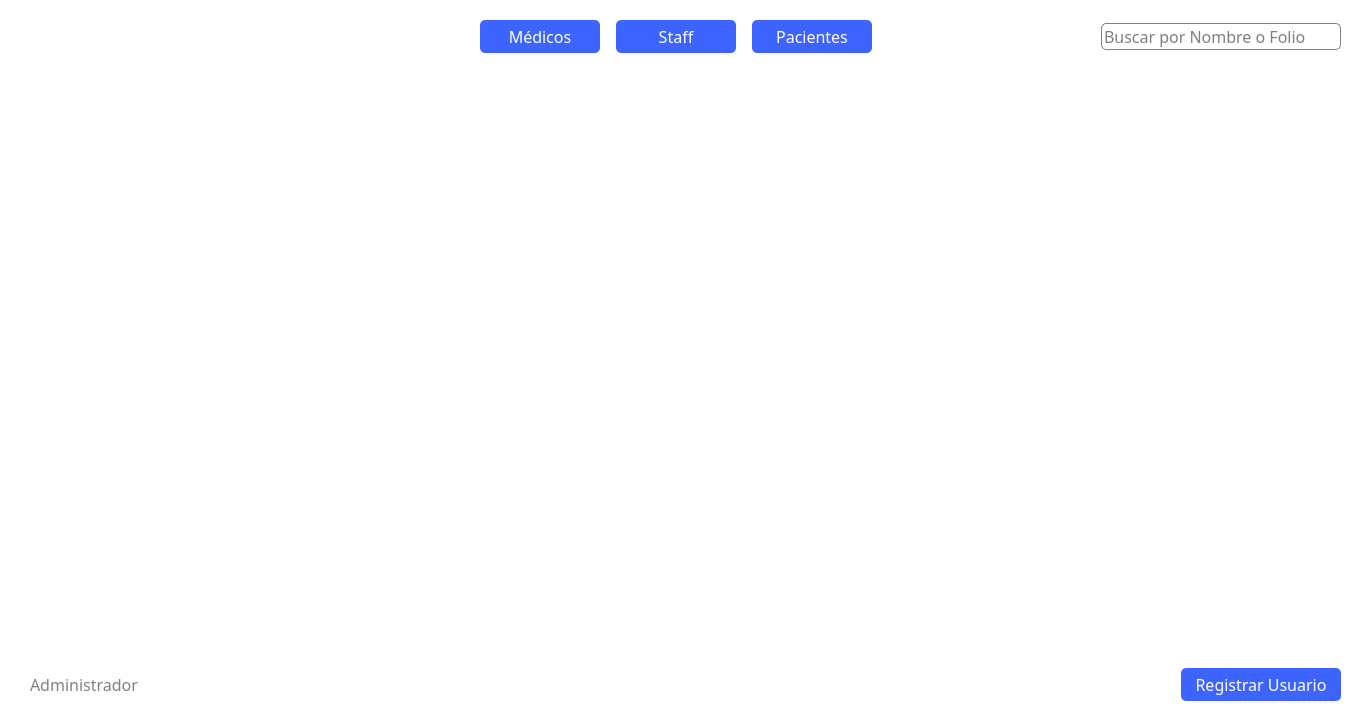
<?xml version="1.0" encoding="UTF-8"?>
<ui version="4.0">
 <class>administador_gestionar_usuarios</class>
 <widget class="QWidget" name="administador_gestionar_usuarios">
  <property name="geometry">
   <rect>
    <x>0</x>
    <y>0</y>
    <width>1366</width>
    <height>711</height>
   </rect>
  </property>
  <property name="windowTitle">
   <string>Form</string>
  </property>
  <widget class="QLabel" name="label">
   <property name="geometry">
    <rect>
     <x>0</x>
     <y>0</y>
     <width>1366</width>
     <height>750</height>
    </rect>
   </property>
   <property name="styleSheet">
    <string notr="true">background-color: white;</string>
   </property>
   <property name="text">
    <string/>
   </property>
  </widget>
  <widget class="QWidget" name="">
   <property name="geometry">
    <rect>
     <x>30</x>
     <y>20</y>
     <width>1311</width>
     <height>681</height>
    </rect>
   </property>
   <layout class="QVBoxLayout" name="verticalLayout">
    <item>
     <layout class="QHBoxLayout" name="horizontalLayout_2">
      <item>
       <spacer name="horizontalSpacer_7">
        <property name="orientation">
         <enum>Qt::Horizontal</enum>
        </property>
        <property name="sizeType">
         <enum>QSizePolicy::Maximum</enum>
        </property>
        <property name="sizeHint" stdset="0">
         <size>
          <width>450</width>
          <height>20</height>
         </size>
        </property>
       </spacer>
      </item>
      <item>
       <layout class="QHBoxLayout" name="horizontalLayout">
        <item>
         <widget class="QPushButton" name="btn_medicos">
          <property name="minimumSize">
           <size>
            <width>120</width>
            <height>0</height>
           </size>
          </property>
          <property name="maximumSize">
           <size>
            <width>120</width>
            <height>16777215</height>
           </size>
          </property>
          <property name="font">
           <font>
            <family>Montserrat Medium</family>
            <pointsize>12</pointsize>
           </font>
          </property>
          <property name="styleSheet">
           <string notr="true">*{
	color: white;
	border-radius: 5px;
	background-color: #3E64FF;
	border: none;
	padding: 5px;
}

:hover{
	background-color: white;
	border: 1px solid #3E64FF;
	color: #3E64FF;
}</string>
          </property>
          <property name="text">
           <string>Médicos</string>
          </property>
         </widget>
        </item>
        <item>
         <spacer name="horizontalSpacer_8">
          <property name="orientation">
           <enum>Qt::Horizontal</enum>
          </property>
          <property name="sizeType">
           <enum>QSizePolicy::Maximum</enum>
          </property>
          <property name="sizeHint" stdset="0">
           <size>
            <width>10</width>
            <height>20</height>
           </size>
          </property>
         </spacer>
        </item>
        <item>
         <widget class="QPushButton" name="btn_staff">
          <property name="minimumSize">
           <size>
            <width>120</width>
            <height>0</height>
           </size>
          </property>
          <property name="maximumSize">
           <size>
            <width>120</width>
            <height>16777215</height>
           </size>
          </property>
          <property name="font">
           <font>
            <family>Montserrat Medium</family>
            <pointsize>12</pointsize>
           </font>
          </property>
          <property name="styleSheet">
           <string notr="true">*{
	color: white;
	border-radius: 5px;
	background-color: #3E64FF;
	border: none;
	padding: 5px;
}

:hover{
	background-color: white;
	border: 1px solid #3E64FF;
	color: #3E64FF;
}</string>
          </property>
          <property name="text">
           <string>Staff</string>
          </property>
         </widget>
        </item>
        <item>
         <spacer name="horizontalSpacer_9">
          <property name="orientation">
           <enum>Qt::Horizontal</enum>
          </property>
          <property name="sizeType">
           <enum>QSizePolicy::Maximum</enum>
          </property>
          <property name="sizeHint" stdset="0">
           <size>
            <width>10</width>
            <height>20</height>
           </size>
          </property>
         </spacer>
        </item>
        <item>
         <widget class="QPushButton" name="btn_pacientes">
          <property name="minimumSize">
           <size>
            <width>120</width>
            <height>0</height>
           </size>
          </property>
          <property name="maximumSize">
           <size>
            <width>120</width>
            <height>16777215</height>
           </size>
          </property>
          <property name="font">
           <font>
            <family>Montserrat Medium</family>
            <pointsize>12</pointsize>
           </font>
          </property>
          <property name="styleSheet">
           <string notr="true">*{
	color: white;
	border-radius: 5px;
	background-color: #3E64FF;
	border: none;
	padding: 5px;
}

:hover{
	background-color: white;
	border: 1px solid #3E64FF;
	color: #3E64FF;
}</string>
          </property>
          <property name="text">
           <string>Pacientes</string>
          </property>
         </widget>
        </item>
       </layout>
      </item>
      <item>
       <spacer name="horizontalSpacer_6">
        <property name="orientation">
         <enum>Qt::Horizontal</enum>
        </property>
        <property name="sizeHint" stdset="0">
         <size>
          <width>40</width>
          <height>20</height>
         </size>
        </property>
       </spacer>
      </item>
      <item>
       <widget class="QLineEdit" name="buscar">
        <property name="minimumSize">
         <size>
          <width>240</width>
          <height>0</height>
         </size>
        </property>
        <property name="maximumSize">
         <size>
          <width>600</width>
          <height>16777215</height>
         </size>
        </property>
        <property name="font">
         <font>
          <family>Montserrat Medium</family>
          <pointsize>12</pointsize>
         </font>
        </property>
        <property name="styleSheet">
         <string notr="true">border: 1px solid gray;
border-radius:5px;</string>
        </property>
        <property name="placeholderText">
         <string>Buscar por Nombre o Folio</string>
        </property>
       </widget>
      </item>
     </layout>
    </item>
    <item>
     <widget class="QScrollArea" name="scrollArea">
      <property name="minimumSize">
       <size>
        <width>0</width>
        <height>0</height>
       </size>
      </property>
      <property name="cursor" stdset="0">
       <cursorShape>ArrowCursor</cursorShape>
      </property>
      <property name="mouseTracking">
       <bool>false</bool>
      </property>
      <property name="styleSheet">
       <string notr="true">background-color: white;
border:none;</string>
      </property>
      <property name="verticalScrollBarPolicy">
       <enum>Qt::ScrollBarAsNeeded</enum>
      </property>
      <property name="horizontalScrollBarPolicy">
       <enum>Qt::ScrollBarAlwaysOff</enum>
      </property>
      <property name="sizeAdjustPolicy">
       <enum>QAbstractScrollArea::AdjustToContents</enum>
      </property>
      <property name="widgetResizable">
       <bool>true</bool>
      </property>
      <widget class="QWidget" name="scrollareaalbum">
       <property name="geometry">
        <rect>
         <x>0</x>
         <y>0</y>
         <width>1309</width>
         <height>595</height>
        </rect>
       </property>
       <property name="cursor">
        <cursorShape>PointingHandCursor</cursorShape>
       </property>
       <property name="autoFillBackground">
        <bool>false</bool>
       </property>
       <layout class="QGridLayout" name="gridLayout_2">
        <item row="0" column="0">
         <layout class="QGridLayout" name="gridLayout">
          <property name="sizeConstraint">
           <enum>QLayout::SetMaximumSize</enum>
          </property>
         </layout>
        </item>
       </layout>
      </widget>
     </widget>
    </item>
    <item>
     <layout class="QHBoxLayout" name="horizontalLayout_3">
      <item>
       <widget class="QLabel" name="label_3">
        <property name="font">
         <font>
          <family>Montserrat</family>
          <pointsize>12</pointsize>
          <weight>50</weight>
          <bold>false</bold>
         </font>
        </property>
        <property name="styleSheet">
         <string notr="true">border: none;
color: #818181;</string>
        </property>
        <property name="text">
         <string>Administrador</string>
        </property>
       </widget>
      </item>
      <item>
       <spacer name="horizontalSpacer_10">
        <property name="orientation">
         <enum>Qt::Horizontal</enum>
        </property>
        <property name="sizeHint" stdset="0">
         <size>
          <width>40</width>
          <height>20</height>
         </size>
        </property>
       </spacer>
      </item>
      <item>
       <widget class="QPushButton" name="btn_registra_usuario">
        <property name="minimumSize">
         <size>
          <width>160</width>
          <height>0</height>
         </size>
        </property>
        <property name="maximumSize">
         <size>
          <width>16777215</width>
          <height>16777215</height>
         </size>
        </property>
        <property name="font">
         <font>
          <family>Montserrat Medium</family>
          <pointsize>12</pointsize>
         </font>
        </property>
        <property name="styleSheet">
         <string notr="true">*{
	color: white;
	border-radius: 5px;
	background-color: #3E64FF;
	border: none;
	padding: 5px;
}

:hover{
	background-color: white;
	border: 1px solid #3E64FF;
	color: #3E64FF;
}</string>
        </property>
        <property name="text">
         <string>Registrar Usuario</string>
        </property>
       </widget>
      </item>
     </layout>
    </item>
   </layout>
  </widget>
 </widget>
 <resources/>
 <connections/>
</ui>
